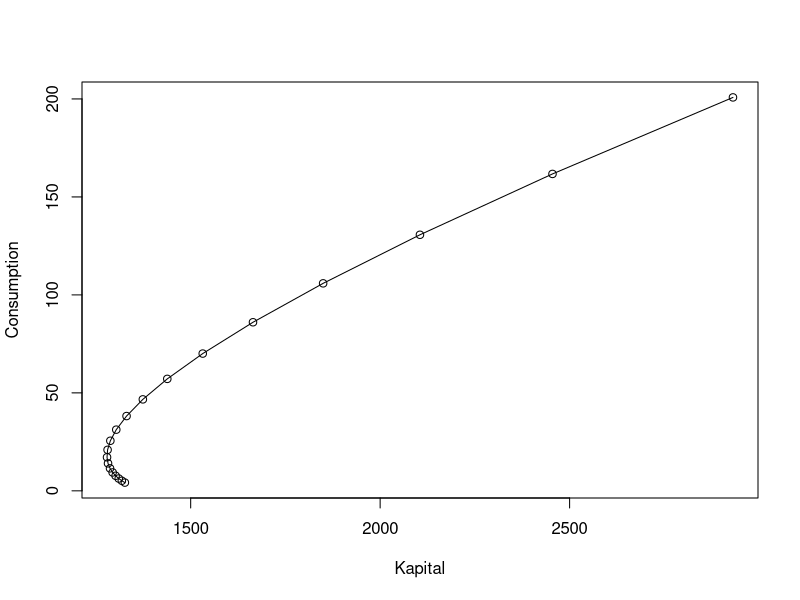

Here is the R script that generated this plot:
main <- function(){
  set_init_state() -> init_state
  set_param(init_state) -> param
  calculate_con_kap(param, init_state) -> con_kap
  plot_phase_diagram(con_kap)
  frame_maker(init_state, param) -> frame
  return(list(con_kap, frame))
}

set_init_state <- function(){
  init_Yield <- rnorm(n=1, mean=420, sd=70)
  init_Consumption <- rnorm(n=1, mean=300, sd=50)
  init_Kapital <- rnorm(n=1, mean=3000, sd=500)
  init_wage <- rnorm(n=1, mean=300, sd=50)
  init_rental <- (init_Yield - init_wage) / init_Kapital
  init_Aggression <- 1
  
  init_state <- c(init_Yield, init_Consumption, init_Kapital, init_wage, init_rental, init_Aggression)
  return(init_state)
}

set_param <- function(init_state){
  alpha <- 1 - init_state[4] / init_state[1]
  beta <- 1 / (1 + init_state[5])
  delta <- 0.20
  Labor <- ((init_state[3] ^ -alpha) * init_state[1] / init_state[6]) ^ (1 / (1 - alpha))
  Time <- 20
  
  param <- c(alpha, beta, delta, Labor, Time)
  return(param)
}


calculate_con_kap <- function(param, init_state){
  Yield <- rep(0,param[5])
  Consumption <- rep(0, param[5])
  Kapital <- rep(0, param[5])
  wage <- rep(0, param[5])
  rental <- rep(0, param[5])
  Time <- 1:param[5]
  
  Yield[1] <- init_state[1]
  Consumption[1] <- init_state[2]
  Kapital[1] <- init_state[3]
  wage[1] <- init_state[4]
  rental[1] <- init_state[5]
  
  for (i in 2:param[5]) {
    Kapital[i] <- Yield[i-1] + (1 - param[3]) * Kapital[i-1] - Consumption[i-1]
    Yield[i] <- init_state[6] * Kapital[i] ^ param[1] * param[4] ^ (1 - param[1])
    wage[i] <- (1 - param[1]) * Yield[i]
    rental[i] <- param[1] * Yield[i] / Kapital[i]
    Consumption[i] <- Consumption[i-1] * param[2] *(rental[i] - param[3] + 1)
  }
  
  Y <- data.frame(Time, Yield, Consumption, Kapital, wage, rental)
  return(Y)
}

plot_phase_diagram <- function(con_kap){
  plot(Consumption ~ Kapital, data = con_kap, type = "o")
}

frame_maker <- function(init_state, param){
  name1 <- c("Yield", "Consumption", "Kapital", "wage", "rental", "Aggression")
  name2 <- c("alpha", "beta", "delta", "Labor", "Time")
  initial_state <- round(init_state, digits = 4)
  parameter <- round(param, digits = 4)
  X <- data.frame(name1,initial_state)
  Y <- data.frame(name2, parameter)
  return(list(X,Y))
}

main()
